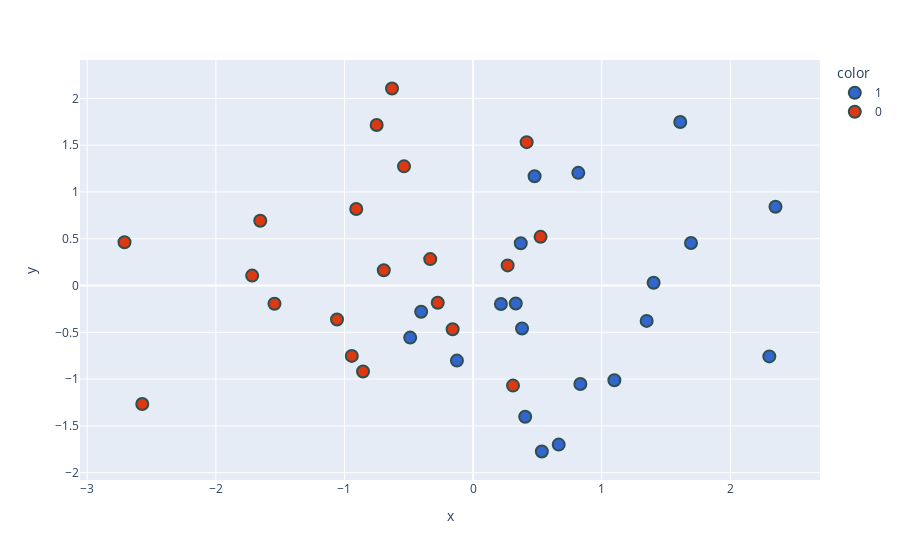

Notebook code for this chart:
### Code cell
new_df['target'] = new_df['target'].astype('str')
fig = px.scatter(x=new_df['PC1'],
                 y=new_df['PC2'],
                 color=new_df['target'],
                 color_discrete_sequence=px.colors.qualitative.G10
                )

fig.update_traces(marker=dict(size=12,
                              line=dict(width=2,
                                        color='DarkSlateGrey')),
                  selector=dict(mode='markers'))
fig.show()

### Figure 1 — Plotly figure (JSON) as saved in the notebook; plotly's stock layout.template omitted (floating-point values rounded to 4 significant figures)
{"data": [{"hovertemplate": "color=1<br>x=%{x}<br>y=%{y}<extra></extra>", "legendgroup": "1", "marker": {"color": "#3366CC", "line": {"color": "DarkSlateGrey", "width": 2}, "size": 12, "symbol": "circle"}, "mode": "markers", "name": "1", "orientation": "v", "showlegend": true, "type": "scatter", "x": [2.303, 0.3803, 0.5343, 1.61, 1.098, 1.694, 0.8339, 0.4779, 1.349, 0.2164, 0.8179, 1.403, 0.405, -0.489, -0.4038, 2.351, 0.3317, 0.3705, 0.6655, -0.1257], "xaxis": "x", "y": [-0.7576, -0.4594, -1.774, 1.748, -1.012, 0.4547, -1.052, 1.168, -0.3779, -0.1974, 1.204, 0.02926, -1.403, -0.5567, -0.2804, 0.8418, -0.1922, 0.4512, -1.7, -0.8023], "yaxis": "y"}, {"hovertemplate": "color=0<br>x=%{x}<br>y=%{y}<extra></extra>", "legendgroup": "0", "marker": {"color": "#DC3912", "line": {"color": "DarkSlateGrey", "width": 2}, "size": 12, "symbol": "circle"}, "mode": "markers", "name": "0", "orientation": "v", "showlegend": true, "type": "scatter", "x": [0.5245, -0.8558, -0.9432, 0.2685, -1.544, 0.4164, -0.1592, -2.572, -1.058, -0.3333, -0.9086, -0.6305, -0.5373, -2.71, -0.2749, -1.655, -0.6944, -0.7498, -1.718, 0.3102], "xaxis": "x", "y": [0.5202, -0.9185, -0.752, 0.215, -0.1946, 1.532, -0.4671, -1.266, -0.3638, 0.2821, 0.817, 2.105, 1.274, 0.4627, -0.1849, 0.6915, 0.163, 1.716, 0.1059, -1.07], "yaxis": "y"}], "layout": {"autosize": true, "legend": {"title": {"text": "color"}, "tracegroupgap": 0}, "margin": {"t": 60}, "xaxis": {"anchor": "y", "autorange": true, "domain": [0, 1], "range": [-3.065, 2.706], "title": {"text": "x"}, "type": "linear"}, "yaxis": {"anchor": "x", "autorange": true, "domain": [0, 1], "range": [-2.166, 2.498], "title": {"text": "y"}, "type": "linear"}}}
